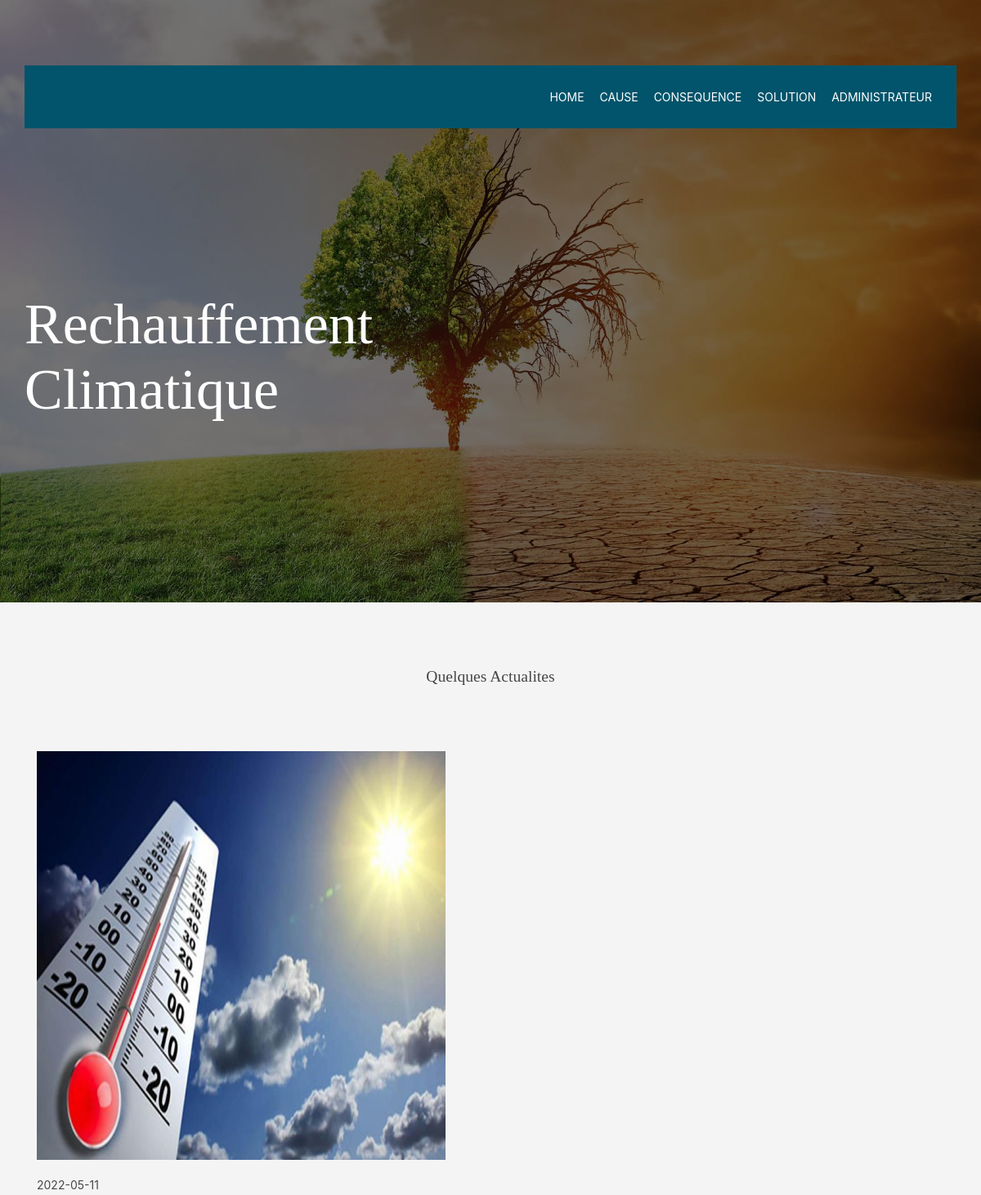
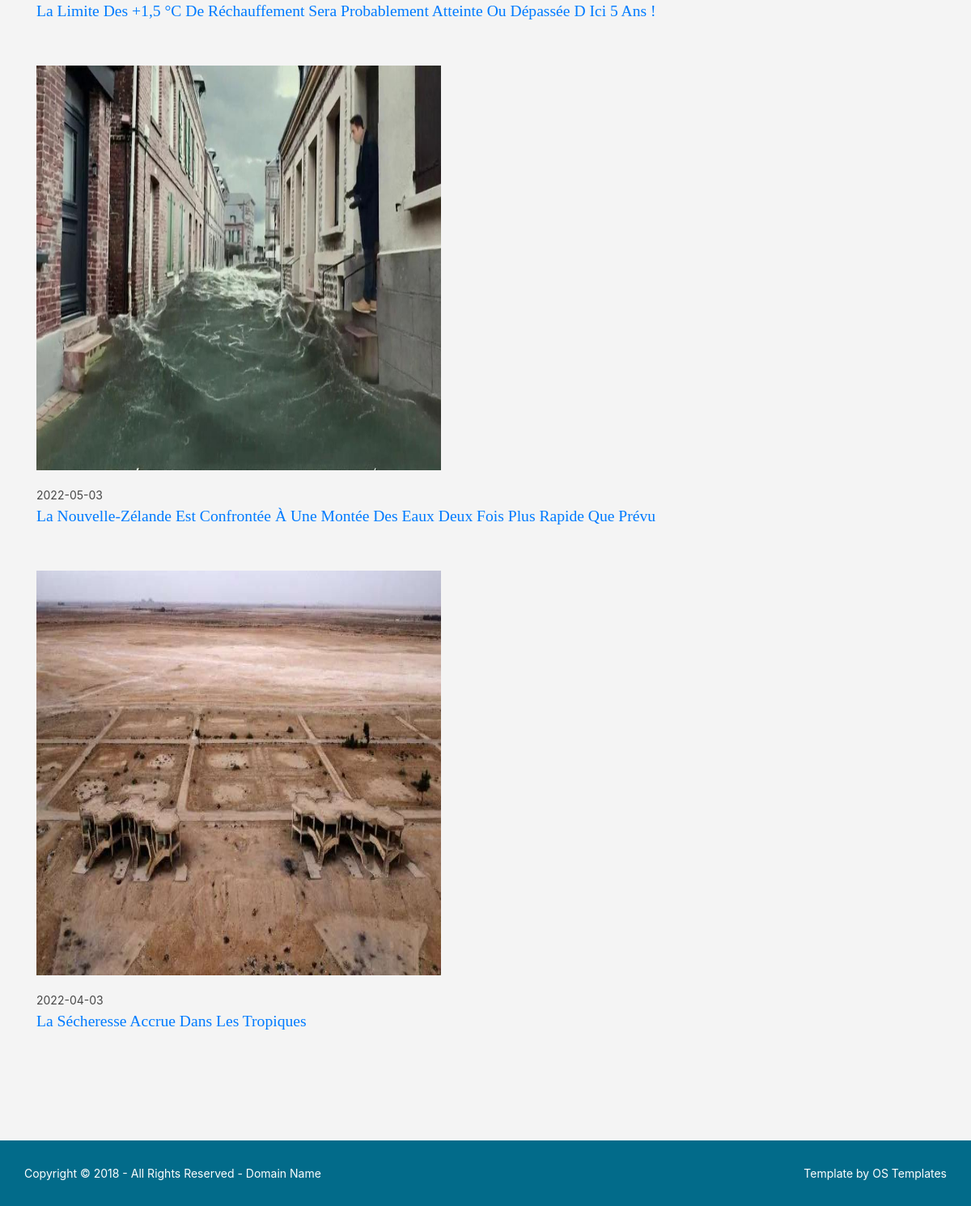
Page /index.php?p=accueil on the committed database (2 pictures, top to bottom).
### tables this page shows
create table actualite(
	id int primary key auto_increment,
	titre VARCHAR(1000),
	description text,
	image VARCHAR(250),
	dateActu date
);

### accueil.php (the view, shortened to what this page needs)
<?php
  include('connection.php');
  $sql="select id,titre,dateActu,image from actualite order by dateActu desc";
  $result = mysqli_query($connection, $sql);
?>
<div class="wrapper row2">
  <section class="hoc container clear">
    <div class="sectiontitle">
      <h1 class="heading">Quelques actualites</h1>
    </div>
    <ul id="latest" class="nospace group">
      <?php while($row=mysqli_fetch_assoc($result)) { ?>
        <li class="one_third_first">
          <article>
            <figure><a class="imgover" href="index.php?p=detailActu&&id=<?php echo $row['id'];?>"><img src="<?php echo $row['image'];?>" style="height:500px;width:500px"></a>
              <figcaption>
                <ul class="nospace meta clear">
                    <time datetime="2045-04-05T08:15+00:00"><?php echo $row['dateActu'];?></time>
                  </li>
                </ul>
                <h6 class="heading"><a href="index.php?p=detailActu&&id=<?php echo $row['id'];?>"><?php echo $row['titre'];?></a></h6>
        <br></br>
      <?php } ?>
  </section>
</div>

### layout/styles/layout.css (style rules this page uses)
.container { padding:80px 0; }
.sectiontitle { display:block; max-width:55%; margin:0 auto 80px; text-align:center; }
.sectiontitle * { margin:0; }
#latest article figure > a { margin-bottom:20px; }
#latest article figure figcaption * { margin:0; }
#latest article figure figcaption .meta { display:block; margin:0 0 5px 0; }
*, *::before, *::after { transition:all .3s ease-in-out; }
body { color:#FFFFFF; background-color:#026B8A; }
a { color:#0AC6FC; }
.imgover, .imgover:hover::after { color:#FFFFFF; }
.row2 { color:#474747; background-color:#F4F4F4; }
@media screen and (min-width:1140px) { .hoc { max-width:1140px; } }

### layout/styles/framework.css (style rules this page uses)
html { overflow-y:scroll; overflow-x:hidden; }
html, body { margin:0; padding:0; font-size:14px; line-height:1.6em; }
*, *::before, *::after { box-sizing:border-box; }
.nospace { margin:0; padding:0; list-style:none; }
.clear, .group { display:block; }
.clear::before, .clear::after, .group::before, .group::after { display:table; content:""; }
.clear, .clear::after, .group, .group::after { clear:both; }
a { outline:none; text-decoration:none; }
img { width:auto; max-width:100%; height:auto; margin:0; padding:0; border:none; line-height:normal; vertical-align:middle; }
.imgover { display:inline-block; position:relative; max-width:100%; }
.imgover::before, .imgover::after { display:block; position:absolute; content:""; text-align:center; opacity:0; }
.imgover::before { top:0; right:0; bottom:0; left:0; }
.imgover::after { top:50%; left:50%; width:50px; height:50px; line-height:50px; margin:-25px 0 0 -25px; font-family:"Font Awesome 5 Free"; font-weight:900; content:"\f0c1"; font-size:28px; }
body, input, textarea, select { font-family:Verdana, Geneva, sans-serif; }
h1, h2, h3, h4, h5, h6, .heading { font-family:Georgia, "Times New Roman", Times, serif; }
::placeholder { opacity:1; }
h1, h2, h3, h4, h5, h6, .heading { margin:0 0 20px 0; font-size:1.4rem; line-height:normal; font-weight:normal; text-transform:capitalize; }
.wrapper { display:block; position:relative; width:100%; margin:0; padding:0; text-align:left; word-wrap:break-word; }
.hoc { display:block; margin:0 auto; }
address, article, aside, figcaption, figure, footer, header, main, nav, section { display:block; margin:0; padding:0; }

### rows in the picture
actualite: image (picture), dateActu "2022-05-11", titre "La Limite Des +1,5 °C De Réchauffement Sera Probablement Atteinte Ou Dépassée D Ici 5 Ans !"
actualite: image (picture), dateActu "2022-05-03", titre "La Nouvelle-Zélande Est Confrontée À Une Montée Des Eaux Deux Fois Plus Rapide Que Prévu"
actualite: image (picture), dateActu "2022-04-03", titre "La Sécheresse Accrue Dans Les Tropiques"
